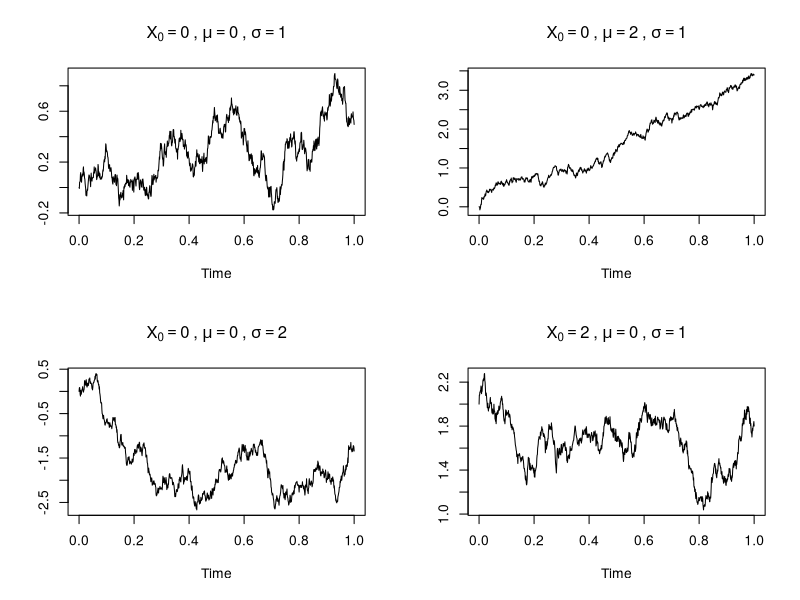
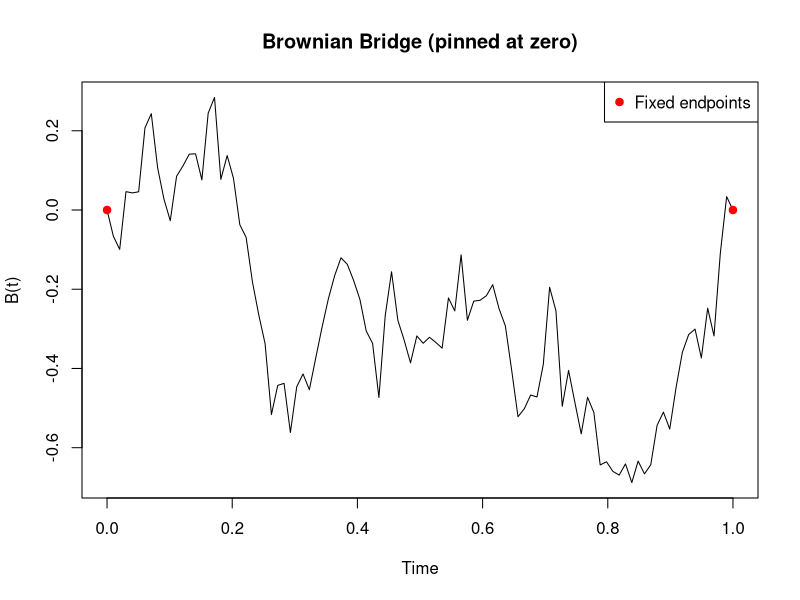
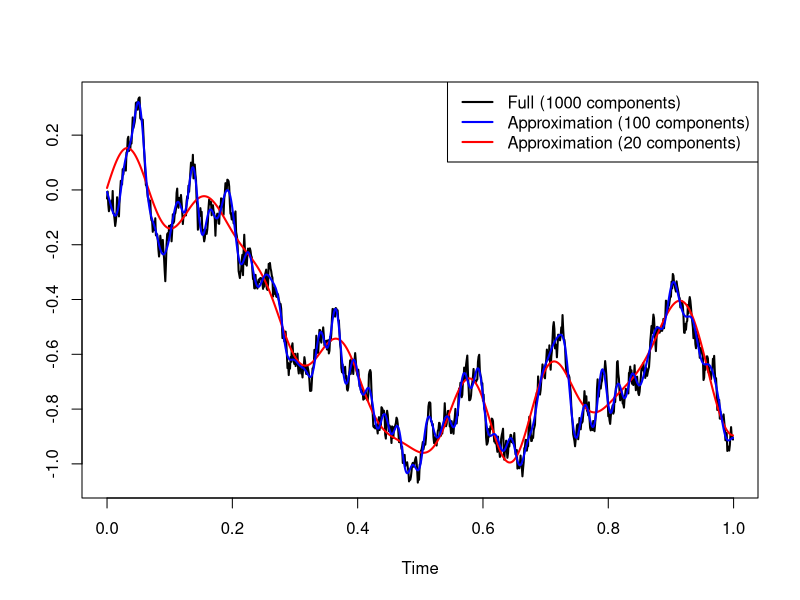
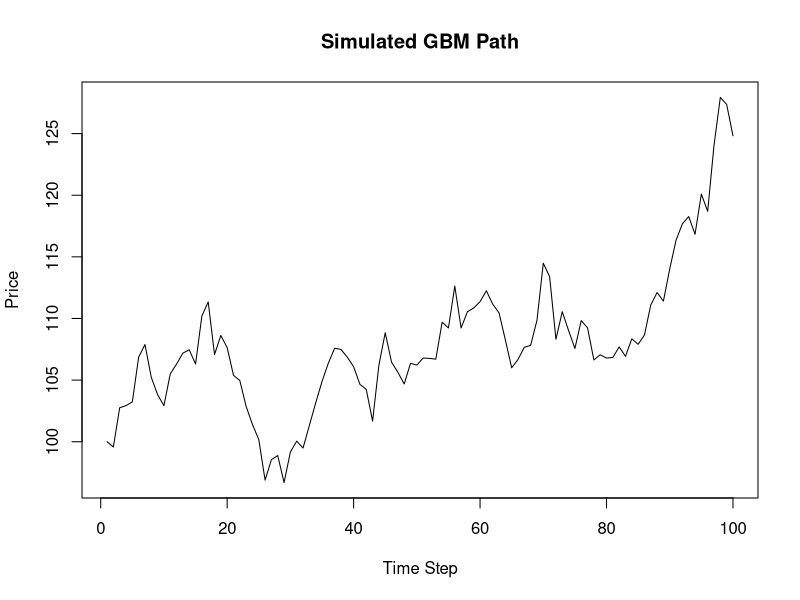
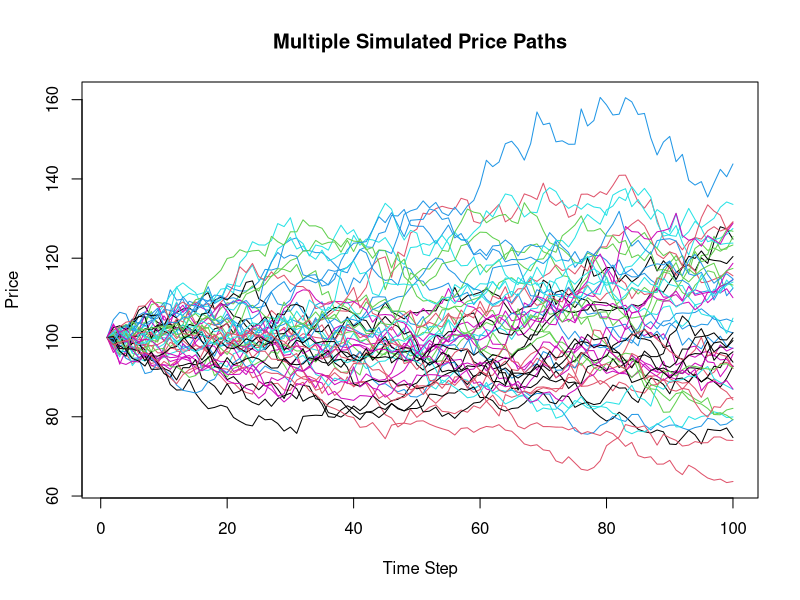
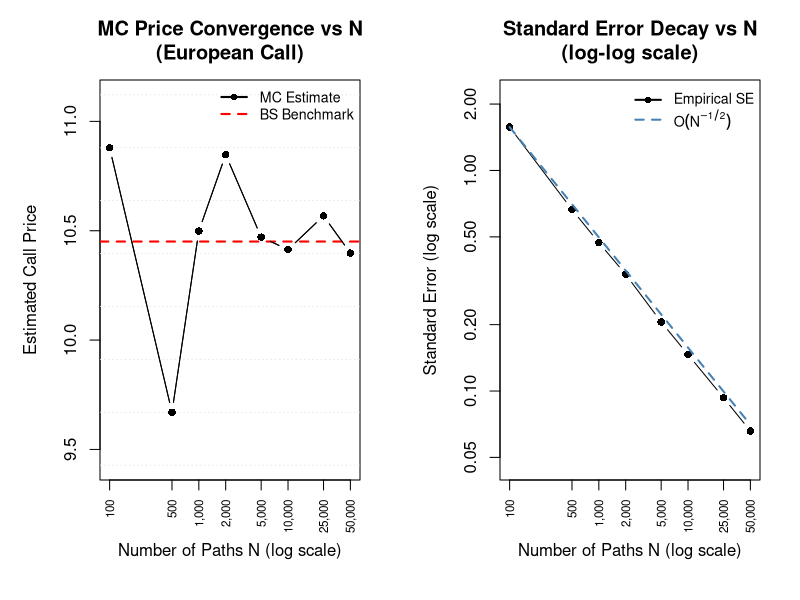
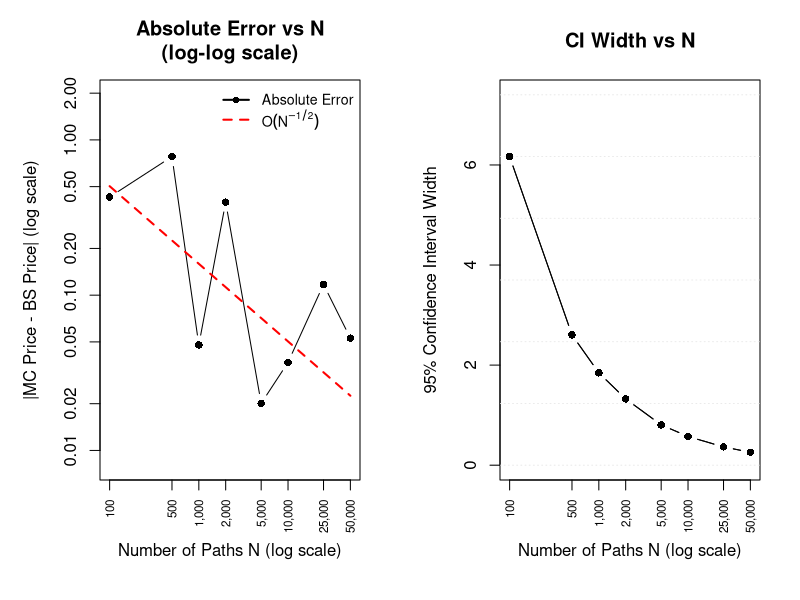
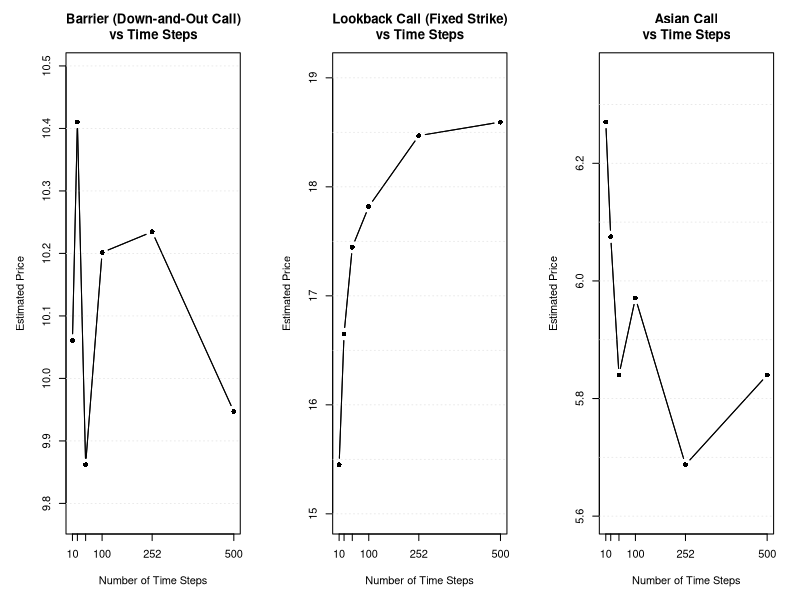

Reproduce these figures in R, in order.
# ==============================================================================
# SECTION 1: Monte Carlo Principle Demonstration
# Description: Demonstrates the Law of Large Numbers by simulating standard 
# normal variables and verifying the sample mean and variance.
# ==============================================================================

set.seed(123)
N <- 10000
samples <- rnorm(N, mean = 0, sd = 1)

mean(samples)   # should be close to 0
var(samples)    # should be close to 1


# ==============================================================================
# SECTION 2: Brownian Motion Simulation
# Description: Defines a function to simulate general Brownian Motion with drift 
# and volatility, and plots four different parameter configurations.
# ==============================================================================

set.seed(123)

sim.Brownian.motion = function(X0, t, mu, sigma){
  n = length(t)
  X = rep(NA, n)
  Z = rnorm(n, mean=0, sd=1)
  X[1] = X0 + sigma*sqrt(t[1])*Z[1] + mu*t[1]
  for(i in 2:n){
    X[i] = X[i-1] + sigma*sqrt(t[i]-t[i-1])*Z[i] + mu*(t[i]-t[i-1])
  }
  return(X)
}

t = seq(0, 1, 0.001)

par(mfrow = c(2,2))

# Top Left: X0=0, mu=0, sigma=1
X1 = sim.Brownian.motion(X0=0, t=t, mu=0, sigma=1)
plot(ts(X1, start=0, frequency=1000), ylab="",
     main=expression(X[0]==0~","~mu==0~","~sigma==1))

# Top Right: X0=0, mu=2, sigma=1
X2 = sim.Brownian.motion(X0=0, t=t, mu=2, sigma=1)
plot(ts(X2, start=0, frequency=1000), ylab="",
     main=expression(X[0]==0~","~mu==2~","~sigma==1))

# Bottom Left: X0=0, mu=0, sigma=2
X3 = sim.Brownian.motion(X0=0, t=t, mu=0, sigma=2)
plot(ts(X3, start=0, frequency=1000), ylab="",
     main=expression(X[0]==0~","~mu==0~","~sigma==2))

# Bottom Right: X0=2, mu=0, sigma=1
X4 = sim.Brownian.motion(X0=2, t=t, mu=0, sigma=1)
plot(ts(X4, start=0, frequency=1000), ylab="",
     main=expression(X[0]==2~","~mu==0~","~sigma==1))

par(mfrow = c(1,1))


# ==============================================================================
# SECTION 3: Brownian Bridge Construction
# Description: Simulates a standard Brownian path, pins the terminal value, 
# and constructs a Brownian bridge interpolating between endpoints.
# ==============================================================================

set.seed(123)

T       <- 1
n_steps <- 100
dt      <- T / n_steps
t_grid  <- seq(0, T, length.out = n_steps)

# Simulate a standard Brownian path
Z <- rnorm(n_steps - 1)
W <- c(0, cumsum(sqrt(dt) * Z))

# Fix terminal value and construct the bridge
W_T <- W[n_steps]
BB  <- W - (t_grid / T) * W_T   # B(t) = W(t) - (t/T)*W(T)

plot(t_grid, BB, type = "l",
     main = "Brownian Bridge (pinned at zero)",
     xlab = "Time", ylab = "B(t)")
points(c(0, T), c(0, 0), pch = 19, col = "red")
legend("topright", legend = "Fixed endpoints", pch = 19, col = "red")


# ==============================================================================
# SECTION 4: Principal Components Construction
# Description: Uses PCA on the covariance matrix of Brownian motion increments 
# to simulate paths with full and truncated eigenvectors (smoothing effect).
# ==============================================================================

set.seed(896)
sig = matrix(0,1000,1000)
for(i in 1:1000){
  for(j in 1:1000){
    sig[i,j] = min(i,j)/1000
  }
}

u = eigen(sig)
v = cumsum(u$values)
v = v/v[1000]
z = rnorm(1000,0,1)
zz = z*sqrt(u$values)
ful = u$vectors%*%zz

app20  = u$vectors[,1:20]  %*% zz[1:20]
app100 = u$vectors[,1:100] %*% zz[1:100]

plot(ts(ful, start=0, frequency=1000), ylab="", lwd=2)
lines(ts(app20,  start=0, frequency=1000), col='red',  lwd=2)
lines(ts(app100, start=0, frequency=1000), col='blue', lwd=2)
legend("topright",
       legend = c("Full (1000 components)", 
                  "Approximation (100 components)",
                  "Approximation (20 components)"),
       col    = c("black", "blue", "red"),
       lwd    = 2)


# ==============================================================================
# SECTION 5: Geometric Brownian Motion (GBM) - Single Path
# Description: Simulates a single asset price path using Geometric Brownian Motion
# ensuring log-normal dynamics and positive prices.
# ==============================================================================

set.seed(123)

S0 <- 100
mu <- 0.05
sigma <- 0.2
T <- 1
n_steps <- 100
dt <- T / n_steps

S <- numeric(n_steps)
S[1] <- S0

Z <- rnorm(n_steps)

for (i in 2:n_steps) {
  S[i] <- S[i-1] * exp((mu - 0.5 * sigma^2) * dt +
                         sigma * sqrt(dt) * Z[i])
}

plot(S, type = "l", main = "Simulated GBM Path",
     xlab = "Time Step", ylab = "Price")


# ==============================================================================
# SECTION 6: Multiple GBM Price Paths
# Description: Generates multiple independent asset price paths using GBM 
# and visualizes them together on a single plot.
# ==============================================================================

set.seed(123)

n_paths <- 50
n_steps <- 100
S_paths <- matrix(0, nrow = n_steps, ncol = n_paths)

for (j in 1:n_paths) {
  Z <- rnorm(n_steps)
  S <- numeric(n_steps)
  S[1] <- 100
  
  for (i in 2:n_steps) {
    S[i] <- S[i-1] * exp((0.05 - 0.5 * 0.2^2) * (1/n_steps) +
                           0.2 * sqrt(1/n_steps) * Z[i])
  }
  
  S_paths[, j] <- S
}

matplot(S_paths, type = "l", lty = 1,
        main = "Multiple Simulated Price Paths",
        xlab = "Time Step", ylab = "Price")


# ==============================================================================
# SECTION 7: Payoff Evaluation
# Description: Computes the terminal payoff of a European call option for each 
# of the simulated paths from the previous step.
# ==============================================================================

K <- 100

S_T <- S_paths[n_steps, ]
payoffs <- pmax(S_T - K, 0)

head(payoffs)


# ==============================================================================
# SECTION 8: Estimation of Option Price
# Description: Discounts the expected terminal payoff back to present value 
# using the continuous risk-free rate to find the option price.
# ==============================================================================

r <- 0.05
T <- 1

price_estimate <- exp(-r * T) * mean(payoffs)
price_estimate


# ==============================================================================
# SECTION 9: Asian Option Pricing Functions
# Description: Defines functions to price Asian Call and Put options by 
# averaging the asset price over the simulated path.
# ==============================================================================

price_asian_call <- function(S0, K, r, sigma, T, steps, n_paths) {
  S <- simulate_paths(S0, r, sigma, T, steps, n_paths)
  
  avg_price <- rowMeans(S[, -1])
  payoff <- pmax(avg_price - K, 0)
  
  return(exp(-r * T) * mean(payoff))
}

price_asian_put <- function(S0, K, r, sigma, T, steps, n_paths) {
  S <- simulate_paths(S0, r, sigma, T, steps, n_paths)
  
  avg_price <- rowMeans(S[, -1])
  payoff <- pmax(K - avg_price, 0)
  
  return(exp(-r * T) * mean(payoff))
}


# ==============================================================================
# SECTION 10: Barrier Option Pricing Function
# Description: Defines a function to price barrier options (Up/Down & In/Out) 
# by checking if paths cross a defined barrier boundary.
# ==============================================================================

price_barrier_call <- function(S0, K, r, sigma, T, B,
                               barrier_type = "do",
                               steps, n_paths) {
  
  S <- simulate_paths(S0, r, sigma, T, steps, n_paths)
  
  breached <- apply(S, 1, function(path) {
    if (barrier_type == "do") return(any(path <= B))
    if (barrier_type == "di") return(any(path <= B))
    if (barrier_type == "uo") return(any(path >= B))
    if (barrier_type == "ui") return(any(path >= B))
  })
  
  ST <- S[, ncol(S)]
  payoff <- pmax(ST - K, 0)
  
  # Apply barrier logic
  if (barrier_type == "do" || barrier_type == "uo") {
    payoff[breached] <- 0
  } else if (barrier_type == "di" || barrier_type == "ui") {
    payoff[!breached] <- 0
  }
  
  return(exp(-r * T) * mean(payoff))
}


# ==============================================================================
# SECTION 11: Lookback Option Pricing Functions
# Description: Defines functions for pricing fixed and floating strike lookback 
# options by tracking the minimum or maximum price of a given path.
# ==============================================================================

price_lookback_call <- function(S0, K, r, sigma, T,
                                strike_type = "fixed",
                                steps, n_paths) {
  
  S <- simulate_paths(S0, r, sigma, T, steps, n_paths)
  
  if (strike_type == "fixed") {
    max_price <- apply(S, 1, max)
    payoff <- pmax(max_price - K, 0)
    
  } else if (strike_type == "floating") {
    min_price <- apply(S, 1, min)
    ST <- S[, ncol(S)]
    payoff <- pmax(ST - min_price, 0)
  }
  
  return(exp(-r * T) * mean(payoff))
}

price_lookback_put <- function(S0, K, r, sigma, T,
                               strike_type = "fixed",
                               steps, n_paths) {
  
  S <- simulate_paths(S0, r, sigma, T, steps, n_paths)
  
  if (strike_type == "fixed") {
    min_price <- apply(S, 1, min)
    payoff <- pmax(K - min_price, 0)
    
  } else if (strike_type == "floating") {
    max_price <- apply(S, 1, max)
    ST <- S[, ncol(S)]
    payoff <- pmax(max_price - ST, 0)
  }
  
  return(exp(-r * T) * mean(payoff))
}


# ==============================================================================
# SECTION 12: Generic Path Simulation Wrapper
# Description: The core engine utilized by the exotic pricing functions above 
# to cleanly generate matrix outputs of multiple GBM paths.
# ==============================================================================

simulate_paths <- function(S0, r, sigma, T, steps, n_paths) {
  dt <- T / steps
  S  <- matrix(0, nrow = n_paths, ncol = steps + 1)
  S[, 1] <- S0
  for (i in 2:(steps + 1)) {
    Z      <- rnorm(n_paths)
    S[, i] <- S[, i-1] * exp((r - 0.5*sigma^2)*dt + sigma*sqrt(dt)*Z)
  }
  return(S)
}


# ==============================================================================
# SECTION 13: Black-Scholes Baselines and Setup
# Description: Defines the true Black-Scholes analytical formulas for European 
# calls/puts to serve as benchmarks for the Monte Carlo estimations.
# ==============================================================================

set.seed(42)

S0      <- 100
K       <- 100
r       <- 0.05
sigma   <- 0.2
T       <- 1
steps   <- 252
n_paths <- 10000
B       <- 85

bs_call <- function(S0, K, r, sigma, T) {
  d1 <- (log(S0/K) + (r + 0.5*sigma^2)*T) / (sigma*sqrt(T))
  d2 <- d1 - sigma*sqrt(T)
  S0*pnorm(d1) - K*exp(-r*T)*pnorm(d2)
}

bs_put <- function(S0, K, r, sigma, T) {
  d1 <- (log(S0/K) + (r + 0.5*sigma^2)*T) / (sigma*sqrt(T))
  d2 <- d1 - sigma*sqrt(T)
  K*exp(-r*T)*pnorm(-d2) - S0*pnorm(-d1)
}

bs_call_price <- bs_call(S0, K, r, sigma, T)
bs_put_price  <- bs_put(S0, K, r, sigma, T)


# ==============================================================================
# SECTION 14: Comprehensive Option Pricing Outputs
# Description: Executes the simulation over all defined option types and 
# compiles the results vs theoretical benchmarks into a single data frame.
# ==============================================================================

# European: direct simulate_paths (no Section 5 wrapper exists)
S       <- simulate_paths(S0, r, sigma, T, steps, n_paths)
ST      <- S[, steps + 1]
eu_call <- exp(-r*T) * mean(pmax(ST - K, 0))
eu_put  <- exp(-r*T) * mean(pmax(K - ST, 0))

# All exotic options via Section 5 functions
asian_call    <- price_asian_call(S0, K, r, sigma, T, steps, n_paths)
asian_put     <- price_asian_put(S0, K, r, sigma, T, steps, n_paths)

barrier_do    <- price_barrier_call(S0, K, r, sigma, T,
                                    B = B, barrier_type = "do",
                                    steps = steps, n_paths = n_paths)

lb_call_fixed <- price_lookback_call(S0, K, r, sigma, T,
                                     strike_type = "fixed",
                                     steps = steps, n_paths = n_paths)
lb_put_fixed  <- price_lookback_put(S0, K, r, sigma, T,
                                    strike_type = "fixed",
                                    steps = steps, n_paths = n_paths)


results <- data.frame(
  Option   = c("European Call", "European Put",
               "Asian Call", "Asian Put",
               "Barrier (Down-and-Out Call)",
               "Lookback Call (Fixed Strike)",
               "Lookback Put (Fixed Strike)"),
  MC_Price = round(c(eu_call, eu_put, asian_call, asian_put,
                     barrier_do, lb_call_fixed, lb_put_fixed), 4),
  BS_Price = round(c(bs_call_price, bs_put_price,
                     NA, NA, NA, NA, NA), 4)
)
print(results)


# ==============================================================================
# SECTION 15: Convergence Analysis by Number of Paths (N)
# Description: Examines standard error decay against theoretical rates as N grows, 
# plotting price convergence alongside the O(N^-1/2) error curve.
# ==============================================================================

set.seed(42)

path_sizes <- c(100, 500, 1000, 2000, 5000, 10000, 25000, 50000)
mc_eu      <- numeric(length(path_sizes))
mc_eu_se   <- numeric(length(path_sizes))

for (idx in seq_along(path_sizes)) {
  N             <- path_sizes[idx]
  S_conv        <- simulate_paths(S0, r, sigma, T, steps, N)
  pv_eu         <- exp(-r*T) * pmax(S_conv[, steps + 1] - K, 0)
  mc_eu[idx]    <- mean(pv_eu)
  mc_eu_se[idx] <- sd(pv_eu) / sqrt(N)
}

price_range <- range(c(mc_eu, bs_call_price))
price_pad   <- diff(price_range) * 0.2
se_ref      <- mc_eu_se[1] * sqrt(path_sizes[1]) / sqrt(path_sizes)
se_range    <- range(c(mc_eu_se, se_ref))

par(mfrow = c(1, 2), mar = c(6, 5, 4, 2))

# Plot 1: Price convergence
plot(path_sizes, mc_eu,
     type = "b", log = "x", pch = 16, col = "black",
     xlab = "Number of Paths N (log scale)",
     ylab = "Estimated Call Price",
     main = "MC Price Convergence vs N\n(European Call)",
     ylim = c(price_range[1] - price_pad, price_range[2] + price_pad),
     xaxt = "n")
axis(1, at = path_sizes,
     labels = format(path_sizes, big.mark = ",", scientific = FALSE),
     las = 2, cex.axis = 0.7)
abline(h = seq(price_range[1] - price_pad,
               price_range[2] + price_pad, length.out = 8),
       col = "grey90", lty = 3, lwd = 0.8)
abline(h = bs_call_price, col = "red", lwd = 2, lty = 2)
lines(path_sizes, mc_eu, type = "b", pch = 16)
legend("topright",
       legend = c("MC Estimate", "BS Benchmark"),
       col = c("black", "red"), lty = c(1, 2),
       lwd = 2, pch = c(16, NA), bty = "n", cex = 0.85)

# Plot 2: SE decay (log-log)
plot(path_sizes, mc_eu_se,
     type = "b", log = "xy", pch = 16, col = "black",
     xlab = "Number of Paths N (log scale)",
     ylab = "Standard Error (log scale)",
     main = "Standard Error Decay vs N\n(log-log scale)",
     ylim = c(min(se_range) * 0.7, max(se_range) * 1.4),
     xaxt = "n")
axis(1, at = path_sizes,
     labels = format(path_sizes, big.mark = ",", scientific = FALSE),
     las = 2, cex.axis = 0.7)
lines(path_sizes, se_ref, col = "steelblue", lty = 2, lwd = 2)
legend("topright",
       legend = c("Empirical SE", expression(O(N^{-1/2}))),
       col = c("black", "steelblue"), lty = c(1, 2),
       lwd = 2, pch = c(16, NA), bty = "n", cex = 0.85)

par(mfrow = c(1, 1), mar = c(5, 4, 4, 2))


# ==============================================================================
# SECTION 16: Confidence Interval Analysis
# Description: Constructs 95% CI data frames and plots absolute error and interval 
# width to visually confirm statistical bias and estimation stability.
# ==============================================================================

errors <- abs(mc_eu - bs_call_price)

ci_data <- data.frame(
  N       = path_sizes,
  Price   = round(mc_eu, 4),
  SE      = round(mc_eu_se, 5),
  CI_low  = round(mc_eu - 1.96*mc_eu_se, 4),
  CI_high = round(mc_eu + 1.96*mc_eu_se, 4),
  Width   = round(2*1.96*mc_eu_se, 5),
  Abs_Err = round(errors, 5)
)
print(ci_data)

# Anchor reference line on median to avoid near-zero instability
ref_anchor <- median(errors) * sqrt(median(path_sizes))
err_ref    <- ref_anchor / sqrt(path_sizes)
err_ylim   <- c(min(errors[errors > 0]) * 0.4,
                max(errors) * 2.5)
width_ylim <- c(0, max(ci_data$Width) * 1.2)

par(mfrow = c(1, 2), mar = c(6, 5, 4, 2))

# Plot 1: Absolute error log-log
plot(path_sizes, errors,
     type = "b", log = "xy", pch = 16, col = "black",
     xlab = "Number of Paths N (log scale)",
     ylab = "|MC Price - BS Price| (log scale)",
     main = "Absolute Error vs N\n(log-log scale)",
     ylim = err_ylim,
     xaxt = "n")
axis(1, at = path_sizes,
     labels = format(path_sizes, big.mark = ",", scientific = FALSE),
     las = 2, cex.axis = 0.7)
lines(path_sizes, err_ref, col = "red", lty = 2, lwd = 2)
legend("topright",
       legend = c("Absolute Error", expression(O(N^{-1/2}))),
       col = c("black", "red"), lty = c(1, 2),
       lwd = 2, pch = c(16, NA), bty = "n", cex = 0.85)

# Plot 2: CI width
plot(path_sizes, ci_data$Width,
     type = "b", log = "x", pch = 16, col = "black",
     xlab = "Number of Paths N (log scale)",
     ylab = "95% Confidence Interval Width",
     main = "CI Width vs N",
     ylim = width_ylim,
     xaxt = "n")
axis(1, at = path_sizes,
     labels = format(path_sizes, big.mark = ",", scientific = FALSE),
     las = 2, cex.axis = 0.7)
abline(h = seq(0, max(ci_data$Width) * 1.2, length.out = 7),
       col = "grey90", lty = 3, lwd = 0.8)
lines(path_sizes, ci_data$Width, type = "b", pch = 16)

par(mfrow = c(1, 1), mar = c(5, 4, 4, 2))


# ==============================================================================
# SECTION 17: Convergence by Time Discretization (Steps)
# Description: Evaluates exotic option price sensitivity to path coarseness by 
# varying the number of internal time steps.
# ==============================================================================

set.seed(42)

step_sizes      <- c(10, 25, 50, 100, 252, 500)
barrier_prices  <- numeric(length(step_sizes))
lookback_prices <- numeric(length(step_sizes))
asian_prices    <- numeric(length(step_sizes))

for (idx in seq_along(step_sizes)) {
  m <- step_sizes[idx]
  barrier_prices[idx]  <- price_barrier_call(S0, K, r, sigma, T,
                                             B = B, barrier_type = "do",
                                             steps = m, n_paths = n_paths)
  lookback_prices[idx] <- price_lookback_call(S0, K, r, sigma, T,
                                              strike_type = "fixed",
                                              steps = m, n_paths = n_paths)
  asian_prices[idx]    <- price_asian_call(S0, K, r, sigma, T,
                                           steps = m, n_paths = n_paths)
}

# Padded ylim helper
ylim_pad <- function(x, frac = 0.15) {
  rng <- range(x)
  pad <- diff(rng) * frac
  if (pad < 1e-6) pad <- abs(rng[1]) * 0.05
  c(rng[1] - pad, rng[2] + pad)
}

par(mfrow = c(1, 3), mar = c(5, 5, 4, 2))

plot(step_sizes, barrier_prices,
     type = "b", pch = 16, col = "black",
     xlab = "Number of Time Steps",
     ylab = "Estimated Price",
     main = "Barrier (Down-and-Out Call)\nvs Time Steps",
     ylim = ylim_pad(barrier_prices),
     xaxt = "n")
axis(1, at = step_sizes)
abline(h = pretty(barrier_prices, n = 6),
       col = "grey90", lty = 3, lwd = 0.8)
lines(step_sizes, barrier_prices, type = "b", pch = 16)

plot(step_sizes, lookback_prices,
     type = "b", pch = 16, col = "black",
     xlab = "Number of Time Steps",
     ylab = "Estimated Price",
     main = "Lookback Call (Fixed Strike)\nvs Time Steps",
     ylim = ylim_pad(lookback_prices),
     xaxt = "n")
axis(1, at = step_sizes)
abline(h = pretty(lookback_prices, n = 6),
       col = "grey90", lty = 3, lwd = 0.8)
lines(step_sizes, lookback_prices, type = "b", pch = 16)

plot(step_sizes, asian_prices,
     type = "b", pch = 16, col = "black",
     xlab = "Number of Time Steps",
     ylab = "Estimated Price",
     main = "Asian Call\nvs Time Steps",
     ylim = ylim_pad(asian_prices),
     xaxt = "n")
axis(1, at = step_sizes)
abline(h = pretty(asian_prices, n = 6),
       col = "grey90", lty = 3, lwd = 0.8)
lines(step_sizes, asian_prices, type = "b", pch = 16)

par(mfrow = c(1, 1), mar = c(5, 4, 4, 2))
